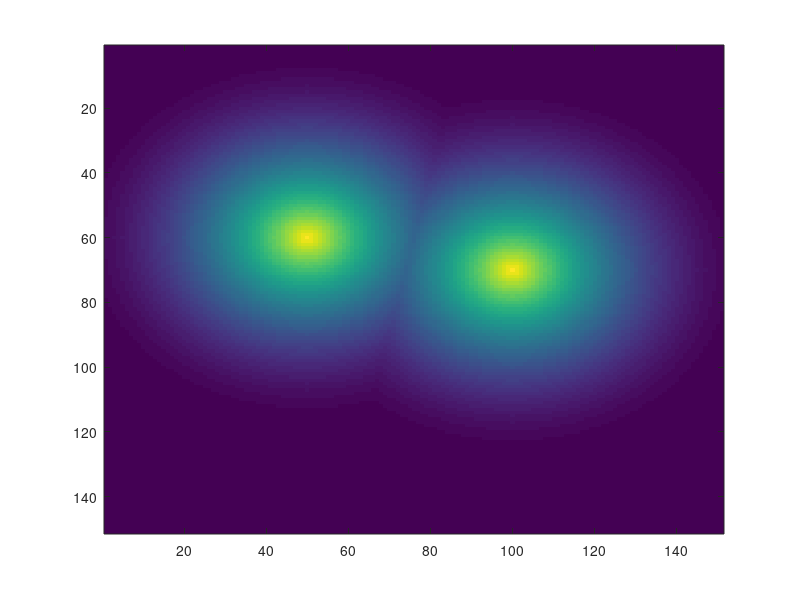

The MATLAB script that drew this image: (Note: this script raises an error after producing the figure.)
close all
%chomp params
traj_points = 30;
lambda = 0.2;
other_weight = 0.1;
iter = 150;

epsilon = 60;

%world params
N = 151;
SX = 10;
SY = 10;
GX = 90;
GY = 90;
OBST = [50,60;100,70];

% N=351;
% SX=216;
% SY=103;
% GX=195;
% GY=213;
% OBST=[177,213];


world = zeros(N);
for i=1:size(OBST,1)
    world(OBST(i,1),OBST(i,2)) = 1; %point obstacles
end

obs_cost = bwdist(world);
obs_cost(obs_cost>epsilon)=epsilon;
obs_cost = 1/(2*epsilon)*(obs_cost-epsilon).^2;
figure(1)
imagesc(obs_cost')
grad_x = diff(obs_cost,1,1);
grad_y = diff(obs_cost,1,2);
hold on


%make straight line trajectory
traj = MakeStraightLineTraj(SX,SY,GX,GY,traj_points);
figure(1)
plot(traj(1,:),traj(2,:),'k');

[traj_progress, cost] = CHOMP(obs_cost, grad_x, grad_y, traj, iter, lambda,other_weight);


figure(1)
for i=1:iter
    plot(traj_progress(2*i+1,:),traj_progress(2*i+2,:),'g');
end